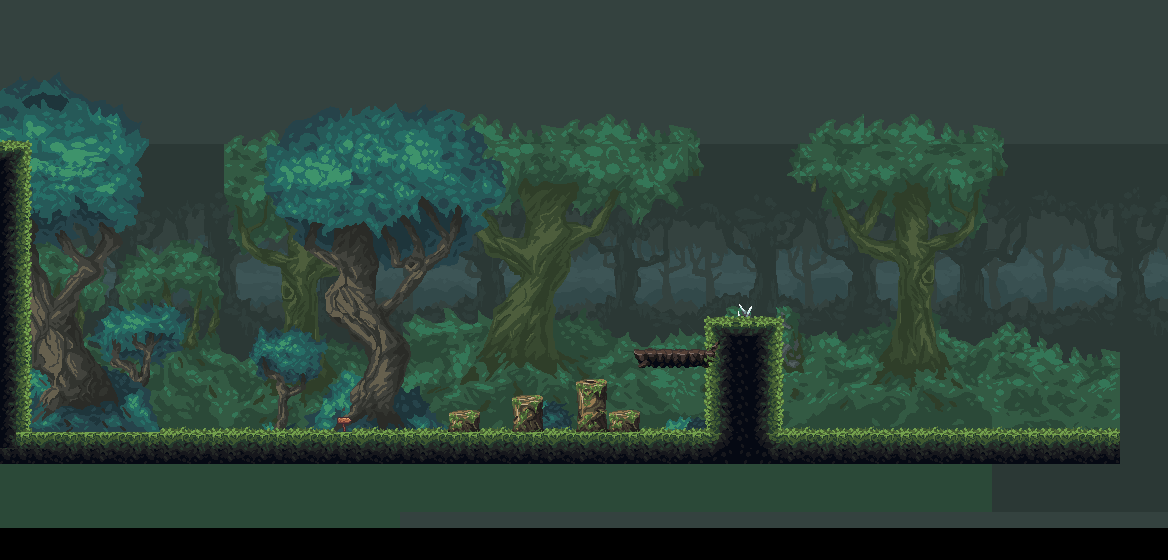

A 2D game scene composited from a Tiled map and its tileset images. What follows is a short description and the map's XML, with each tile layer's data collapsed to a summary:
An orthogonal 73x35 tile map with 16x16 px tiles, 9 tile layers (paralax3, paralax2, paralax1, texture_background2, ...), 9 tilesets and 14 objects.

<map version="1.10" tiledversion="1.10.2" orientation="orthogonal" renderorder="right-down" width="73" height="35" tilewidth="16" tileheight="16" infinite="0" nextlayerid="19" nextobjectid="48">
 <tileset firstgid="1" source="tiles/oak_woods_tileset.tsx" />
 <tileset firstgid="316" source="tiles/SET1_background_obj.tsx" />
 <tileset firstgid="4135" source="tiles/SET1_bakcground_night1.tsx" />
 <tileset firstgid="5055" source="tiles/SET1_bakcground_night2.tsx" />
 <tileset firstgid="5975" source="tiles/SET1_bakcground_night3.tsx" />
 <tileset firstgid="6895" source="tiles/SET1_decorative_obj.tsx" />
 <tileset firstgid="8611" source="tiles/SET1_Main_bckgrdlev_build.tsx" />
 <tileset firstgid="9507" source="tiles/SET1_Mainlev_build.tsx" />
 <tileset firstgid="10527" source="tiles/Dungeon Tile Set.tsx" />
 <layer id="7" name="paralax3" width="73" height="35" parallaxx="0.33">
  <data>[2555 cells, 2336 non-empty, 920 distinct tile ids]</data>
 </layer>
 <layer id="6" name="paralax2" width="73" height="35" parallaxx="0.5">
  <data>[2555 cells, 2409 non-empty, 920 distinct tile ids]</data>
 </layer>
 <layer id="5" name="paralax1" width="73" height="35" parallaxx="0.75">
  <data>[2555 cells, 1679 non-empty, 920 distinct tile ids]</data>
 </layer>
 <layer id="4" name="texture_background2" width="73" height="35">
  <data>[2555 cells, 1398 non-empty, 946 distinct tile ids]</data>
 </layer>
 <layer id="2" name="texture_background" width="73" height="35">
  <data>[2555 cells, 415 non-empty, 374 distinct tile ids]</data>
 </layer>
 <layer id="1" name="texture_ground" width="73" height="35">
  <data>[2555 cells, 489 non-empty, 309 distinct tile ids]</data>
 </layer>
 <layer id="9" name="blockingWay" width="73" height="35">
  <data>[2555 cells, 39 non-empty, 14 distinct tile ids]</data>
 </layer>
 <layer id="16" name="doorTexture" width="73" height="35">
  <data>[2555 cells, 0 non-empty, 0 distinct tile ids]</data>
 </layer>
 <layer id="18" name="leverTexture" width="73" height="35">
  <data>[2555 cells, 0 non-empty, 0 distinct tile ids]</data>
 </layer>
 <objectgroup id="15" name="door" visible="0" />
 <objectgroup id="17" name="enemies" visible="0" />
 <objectgroup id="8" name="ground">
  <object id="2" x="704" y="320" width="80" height="112">
   <properties>
    <property name="type" value="floor" />
   </properties>
  </object>
  <object id="6" x="633.64" y="349.091" width="70.3636" height="18.9091">
   <properties>
    <property name="type" value="floor" />
   </properties>
  </object>
  <object id="7" x="576" y="384" width="32" height="48">
   <properties>
    <property name="type" value="floor" />
   </properties>
  </object>
  <object id="8" x="512" y="400" width="32" height="32">
   <properties>
    <property name="type" value="floor" />
   </properties>
  </object>
  <object id="9" x="448" y="416" width="32" height="16">
   <properties>
    <property name="type" value="floor" />
   </properties>
  </object>
  <object id="10" x="32" y="432" width="1088" height="32">
   <properties>
    <property name="type" value="floor" />
   </properties>
  </object>
  <object id="12" x="16" y="144" width="16" height="320" />
  <object id="43" x="608" y="416" width="32" height="16">
   <properties>
    <property name="type" value="floor" />
   </properties>
  </object>
 </objectgroup>
 <objectgroup id="10" name="exit" visible="0">
  <object id="13" x="1104" y="160" width="16" height="272">
   <properties>
    <property name="fromMap" type="int" value="0" />
    <property name="toMap" type="int" value="1" />
   </properties>
  </object>
 </objectgroup>
 <objectgroup id="11" name="environmentHazard" visible="0">
  <object id="14" x="736" y="304" width="16" height="16">
   <properties>
    <property name="damage" type="int" value="25" />
   </properties>
  </object>
 </objectgroup>
 <objectgroup id="12" name="room" visible="0">
  <object id="23" x="0" y="144" width="1120" height="320" />
 </objectgroup>
 <objectgroup id="13" name="spawn" visible="0">
  <object id="20" x="160" y="400" width="16" height="16">
   <properties>
    <property name="id" type="int" value="0" />
   </properties>
  </object>
  <object id="46" x="1056" y="400" width="16" height="16">
   <properties>
    <property name="id" type="int" value="1" />
   </properties>
  </object>
 </objectgroup>
 <objectgroup id="13" name="interactiveObject" visible="0">
  <object id="47" x="336" y="416" width="16" height="16">
   <properties>
    <property name="id" type="int" value="0" />
    <property name="type" value="dialogue" />
   </properties>
  </object>
 </objectgroup>
</map>
